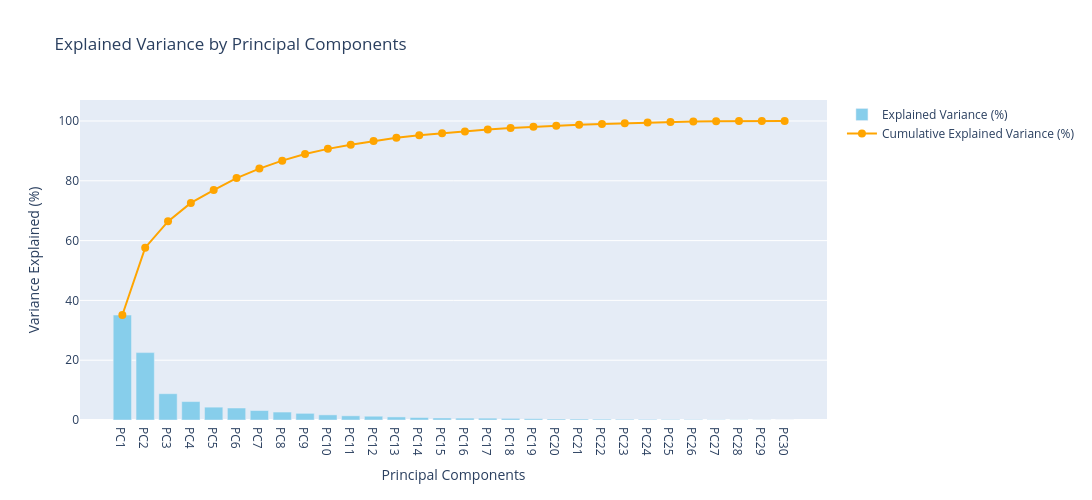

The notebook cell this image was saved under:
### Markdown cell above
### Create the Bar Plot for Explained Variance

### Code cell
bar_trace = go.Bar(
    x=[f'PC{i+1}' for i in range(len(explained_variance))],  # PC1, PC2, PC3, etc.
    y=explained_variance,
    name='Explained Variance (%)',
    marker=dict(color='skyblue')
)

# Create the Line Plot for Cumulative Explained Variance
line_trace = go.Scatter(
    x=[f'PC{i+1}' for i in range(len(cumulative_variance))],
    y=cumulative_variance,
    name='Cumulative Explained Variance (%)',
    mode='lines+markers',
    line=dict(color='orange'),
    marker=dict(size=8)
)

# Combine the Bar and Line Plots
layout = go.Layout(
    title='Explained Variance by Principal Components',
    xaxis=dict(title='Principal Components'),
    yaxis=dict(title='Variance Explained (%)'),
    barmode='group',
    width=1400,
    height=500
)

# Create the figure
fig = go.Figure(data=[bar_trace, line_trace], layout=layout)
# Show the plot
fig.show()

### Figure 1 — Plotly figure (JSON) as saved in the notebook; plotly's stock layout.template omitted (floating-point values rounded to 4 significant figures)
{"data": [{"marker": {"color": "skyblue"}, "name": "Explained Variance (%)", "type": "bar", "x": ["PC1", "PC2", "PC3", "PC4", "PC5", "PC6", "PC7", "PC8", "PC9", "PC10", "PC11", "PC12", "PC13", "PC14", "PC15", "PC16", "PC17", "PC18", "PC19", "PC20", "PC21", "PC22", "PC23", "PC24", "PC25", "PC26", "PC27", "PC28", "PC29", "PC30"], "y": [35.1, 22.54, 8.792, 6.164, 4.297, 4.013, 3.167, 2.661, 2.227, 1.716, 1.4, 1.266, 1.028, 0.836, 0.6777, 0.6262, 0.6129, 0.5362, 0.4311, 0.3279, 0.3186, 0.2839, 0.2373, 0.2059, 0.1764, 0.1625, 0.09349, 0.06066, 0.0372, 0]}, {"line": {"color": "orange"}, "marker": {"size": 8}, "mode": "lines+markers", "name": "Cumulative Explained Variance (%)", "type": "scatter", "x": ["PC1", "PC2", "PC3", "PC4", "PC5", "PC6", "PC7", "PC8", "PC9", "PC10", "PC11", "PC12", "PC13", "PC14", "PC15", "PC16", "PC17", "PC18", "PC19", "PC20", "PC21", "PC22", "PC23", "PC24", "PC25", "PC26", "PC27", "PC28", "PC29", "PC30"], "y": [35.1, 57.64, 66.44, 72.6, 76.9, 80.91, 84.08, 86.74, 88.97, 90.68, 92.08, 93.35, 94.38, 95.21, 95.89, 96.52, 97.13, 97.67, 98.1, 98.42, 98.74, 99.03, 99.26, 99.47, 99.65, 99.81, 99.9, 99.96, 100.0, 100.0]}], "layout": {"barmode": "group", "height": 500, "title": {"text": "Explained Variance by Principal Components"}, "width": 1400, "xaxis": {"title": {"text": "Principal Components"}}, "yaxis": {"title": {"text": "Variance Explained (%)"}}}}
